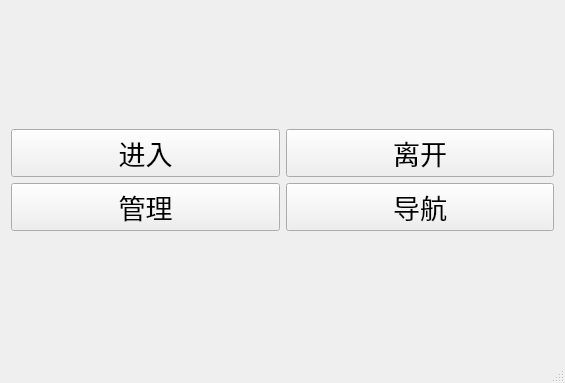
<?xml version="1.0" encoding="UTF-8"?>
<ui version="4.0">
 <class>MainWindow</class>
 <widget class="QMainWindow" name="MainWindow">
  <property name="geometry">
   <rect>
    <x>0</x>
    <y>0</y>
    <width>565</width>
    <height>383</height>
   </rect>
  </property>
  <property name="windowTitle">
   <string>MainWindow</string>
  </property>
  <widget class="QWidget" name="centralWidget">
   <layout class="QVBoxLayout" name="verticalLayout">
    <item>
     <layout class="QGridLayout" name="gridLayout">
      <item row="0" column="0">
       <widget class="QPushButton" name="in">
        <property name="font">
         <font>
          <pointsize>20</pointsize>
         </font>
        </property>
        <property name="text">
         <string>进入</string>
        </property>
       </widget>
      </item>
      <item row="0" column="1">
       <widget class="QPushButton" name="out">
        <property name="font">
         <font>
          <pointsize>20</pointsize>
         </font>
        </property>
        <property name="text">
         <string>离开</string>
        </property>
       </widget>
      </item>
      <item row="1" column="0">
       <widget class="QPushButton" name="admin">
        <property name="font">
         <font>
          <pointsize>20</pointsize>
         </font>
        </property>
        <property name="text">
         <string>管理</string>
        </property>
       </widget>
      </item>
      <item row="1" column="1">
       <widget class="QPushButton" name="nav">
        <property name="font">
         <font>
          <pointsize>20</pointsize>
         </font>
        </property>
        <property name="text">
         <string>导航</string>
        </property>
       </widget>
      </item>
     </layout>
    </item>
   </layout>
  </widget>
  <widget class="QStatusBar" name="statusBar"/>
 </widget>
 <layoutdefault spacing="6" margin="11"/>
 <resources/>
 <connections/>
</ui>
